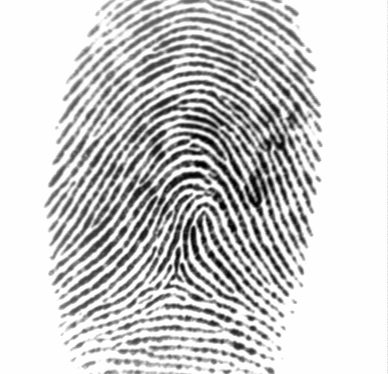
%> input picture A5/1_1.tif, 388 x 374 px
$ octave A5.m   (GNU Octave 9; MATLAB toolbox functions it lacks are replaced by stand-ins)
%> lines starting %> are read from the running program, lines starting %| are printed output that depends on the picture
pkg load image

blockSize = 5;
img = imread("1_1.tif");
%> img is the input picture: size 374x388 uint8; min 1, max 254, mean 204.1
resized = round(size(img) / blockSize);
%> resized = [75 78]


orientations = zeros(resized);
coherence = zeros(resized);


Gxy = zeros(resized);
Gxx = zeros(resized);
Gyy = zeros(resized);


k=1;
l=1;
xBound = size(img,1)-blockSize;
%> xBound = 369
yBound = size(img,2)-blockSize;
%> yBound = 383

for i = 1:blockSize:xBound
  for j = 1:blockSize:yBound
    [gradX, gradY] = imgradientxy(img(i:(i - 1 + blockSize), j:(j+blockSize-1)));
    Gxy(k,l) = sum(sum(gradX .* gradY));
    Gxx(k,l) = sum(sum(gradX .* gradX));
    Gyy(k,l) = sum(sum(gradY .* gradY));
    orientations(k,l) = 90 + 0.5 * rad2deg( atan2(2*Gxy(k,l), Gxx(k,l) * Gxy(k,l)));
    coherence(k,l) = (sqrt(((Gxx(k,l)-Gyy(k,l)) ^ 2) + (4 * (Gxy(k,l)^2))) / (Gxx(k,l) + Gyy(k,l)));

    k = 1 + ((i-1) / blockSize);
    l = 1 + ((j-1) / blockSize);
  endfor
endfor
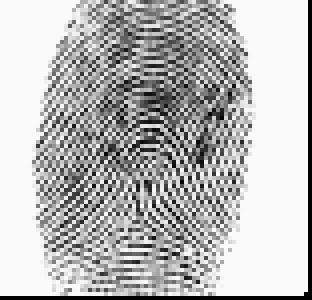
%> Gxx: size 75x78 double (shown 4 times larger); min 0, max 8685660, mean 6278591.1; drawn with min black and max white
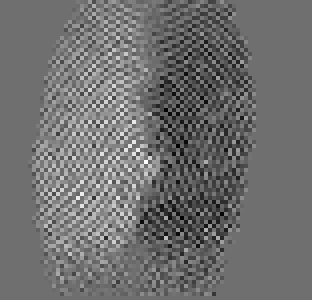
%> Gxy: size 75x78 double (shown 4 times larger); min -2142219, max 2775082, mean 10074; drawn with min black and max white
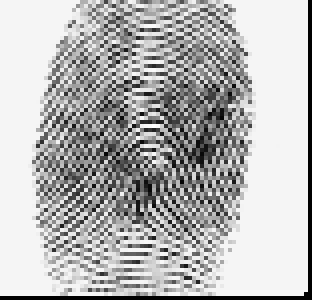
%> Gyy: size 75x78 double (shown 4 times larger); min 0, max 8841009, mean 6303001.3; drawn with min black and max white
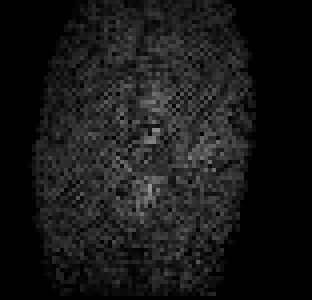
%> coherence: size 75x78 double (shown 4 times larger); min 0, max 0.593, mean 0.0956
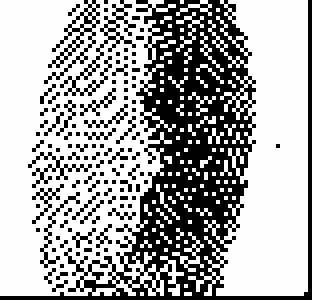
%> orientations: size 75x78 double (shown 4 times larger); min 0, max 90, mean 59.2; drawn with min black and max white

$ run again, with A5/2_7.tif copied over A5/1_1.tif
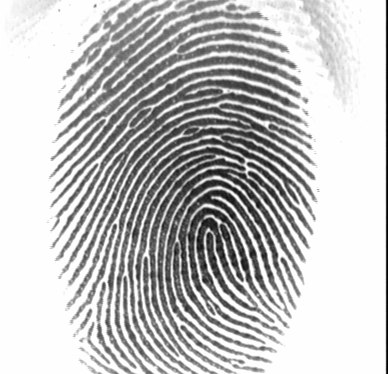
%> input picture A5/2_7.tif, 388 x 374 px
%> img is the input picture: size 374x388 uint8; min 1, max 254, mean 193.2
%> after the loop `for i = 1:blockSize:xBound`:
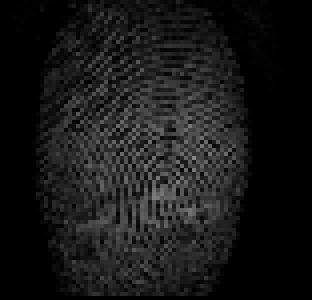
%> coherence: size 75x78 double (shown 4 times larger); min 0, max 0.533, mean 0.0954
%> after the loop `for i = 1:blockSize:xBound`:
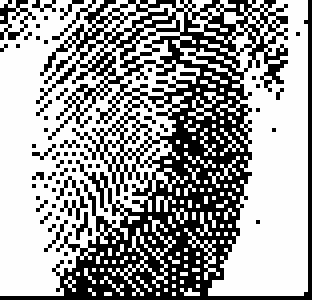
%> orientations: size 75x78 double (shown 4 times larger); min 0, max 90, mean 55.6; drawn with min black and max white

$ run again, with A5/3_3.tif copied over A5/1_1.tif
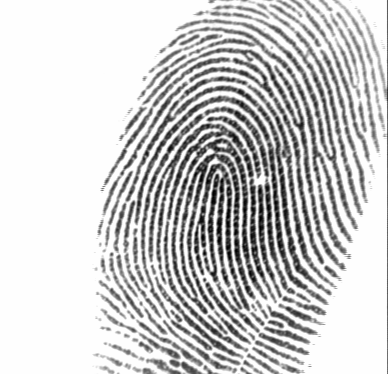
%> input picture A5/3_3.tif, 388 x 374 px
%> img is the input picture: size 374x388 uint8; min 1, max 254, mean 205.3
%> after the loop `for i = 1:blockSize:xBound`:
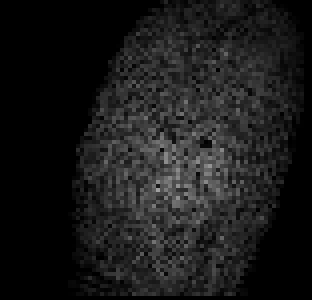
%> coherence: size 75x78 double (shown 4 times larger); min 0, max 0.629, mean 0.103
%> after the loop `for i = 1:blockSize:xBound`:
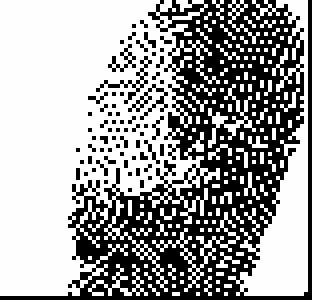
%> orientations: size 75x78 double (shown 4 times larger); min 0, max 90, mean 55.7; drawn with min black and max white

$ run again, with A5/4_6.tif copied over A5/1_1.tif
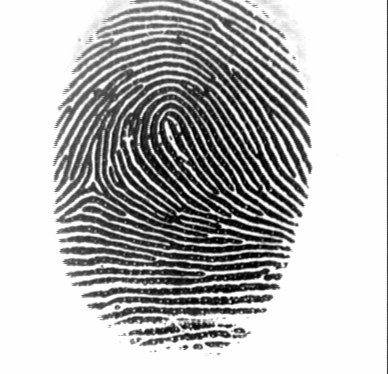
%> input picture A5/4_6.tif, 388 x 374 px
%> img is the input picture: size 374x388 uint8; min 1, max 254, mean 185.3
%> after the loop `for i = 1:blockSize:xBound`:
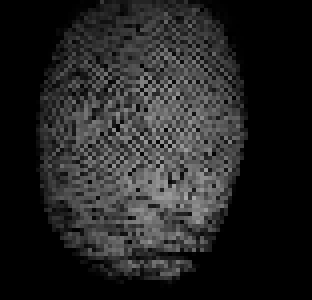
%> coherence: size 75x78 double (shown 4 times larger); min 0, max 0.664, mean 0.141
%> after the loop `for i = 1:blockSize:xBound`:
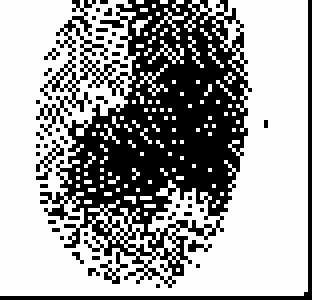
%> orientations: size 75x78 double (shown 4 times larger); min 0, max 90, mean 57; drawn with min black and max white
